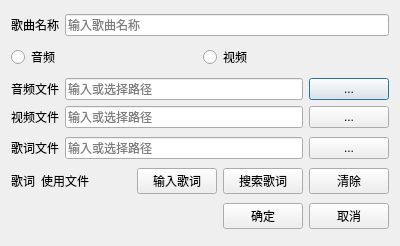
<?xml version="1.0" encoding="UTF-8"?>
<ui version="4.0">
 <class>qDialog_addFromLocal</class>
 <widget class="QDialog" name="qDialog_addFromLocal">
  <property name="geometry">
   <rect>
    <x>0</x>
    <y>0</y>
    <width>400</width>
    <height>246</height>
   </rect>
  </property>
  <property name="windowTitle">
   <string>导入本地文件</string>
  </property>
  <layout class="QVBoxLayout" name="verticalLayout">
   <item>
    <layout class="QHBoxLayout" name="horizontalLayout">
     <item>
      <widget class="QLabel" name="label_4">
       <property name="text">
        <string>歌曲名称</string>
       </property>
      </widget>
     </item>
     <item>
      <widget class="QLineEdit" name="qLineEdit_title">
       <property name="placeholderText">
        <string>输入歌曲名称</string>
       </property>
      </widget>
     </item>
    </layout>
   </item>
   <item>
    <layout class="QHBoxLayout" name="horizontalLayout_2">
     <item>
      <widget class="QRadioButton" name="qRadioButton_audio">
       <property name="text">
        <string>音频</string>
       </property>
      </widget>
     </item>
     <item>
      <widget class="QRadioButton" name="qRadioButton_vedio">
       <property name="text">
        <string>视频</string>
       </property>
      </widget>
     </item>
    </layout>
   </item>
   <item>
    <layout class="QGridLayout" name="gridLayout">
     <item row="0" column="0">
      <widget class="QLabel" name="label">
       <property name="text">
        <string>音频文件</string>
       </property>
      </widget>
     </item>
     <item row="0" column="1">
      <widget class="QLineEdit" name="qLineEdit_vpath">
       <property name="placeholderText">
        <string>输入或选择路径</string>
       </property>
      </widget>
     </item>
     <item row="0" column="2">
      <widget class="QPushButton" name="qPushButton_bf_a">
       <property name="text">
        <string>...</string>
       </property>
      </widget>
     </item>
     <item row="1" column="0">
      <widget class="QLabel" name="label_2">
       <property name="text">
        <string>视频文件</string>
       </property>
      </widget>
     </item>
     <item row="1" column="1">
      <widget class="QLineEdit" name="qLineEdit_apath">
       <property name="placeholderText">
        <string>输入或选择路径</string>
       </property>
      </widget>
     </item>
     <item row="1" column="2">
      <widget class="QPushButton" name="qPushButton_bf_v">
       <property name="text">
        <string>...</string>
       </property>
      </widget>
     </item>
    </layout>
   </item>
   <item>
    <layout class="QHBoxLayout" name="horizontalLayout_3">
     <item>
      <widget class="QLabel" name="label_3">
       <property name="text">
        <string>歌词文件</string>
       </property>
      </widget>
     </item>
     <item>
      <widget class="QLineEdit" name="qLineEdit_lpath">
       <property name="placeholderText">
        <string>输入或选择路径</string>
       </property>
      </widget>
     </item>
     <item>
      <widget class="QPushButton" name="qPushButton_bf_l">
       <property name="text">
        <string>...</string>
       </property>
      </widget>
     </item>
    </layout>
   </item>
   <item>
    <layout class="QHBoxLayout" name="horizontalLayout_4">
     <item>
      <widget class="QLabel" name="label_6">
       <property name="text">
        <string>歌词</string>
       </property>
      </widget>
     </item>
     <item>
      <widget class="QLabel" name="qLabel_lyric">
       <property name="text">
        <string>使用文件</string>
       </property>
      </widget>
     </item>
     <item>
      <spacer name="horizontalSpacer">
       <property name="orientation">
        <enum>Qt::Horizontal</enum>
       </property>
       <property name="sizeHint" stdset="0">
        <size>
         <width>40</width>
         <height>20</height>
        </size>
       </property>
      </spacer>
     </item>
     <item>
      <widget class="QPushButton" name="qPushButton_input_lyric">
       <property name="text">
        <string>输入歌词</string>
       </property>
      </widget>
     </item>
     <item>
      <widget class="QPushButton" name="qPushButton_search_lyric">
       <property name="text">
        <string>搜索歌词</string>
       </property>
      </widget>
     </item>
     <item>
      <widget class="QPushButton" name="qPushButton_clear_lyric">
       <property name="text">
        <string>清除</string>
       </property>
      </widget>
     </item>
    </layout>
   </item>
   <item>
    <layout class="QHBoxLayout" name="horizontalLayout_5">
     <item>
      <spacer name="horizontalSpacer_2">
       <property name="orientation">
        <enum>Qt::Horizontal</enum>
       </property>
       <property name="sizeHint" stdset="0">
        <size>
         <width>40</width>
         <height>20</height>
        </size>
       </property>
      </spacer>
     </item>
     <item>
      <widget class="QPushButton" name="qPushButton_submit">
       <property name="text">
        <string>确定</string>
       </property>
      </widget>
     </item>
     <item>
      <widget class="QPushButton" name="qPushButton_quit">
       <property name="text">
        <string>取消</string>
       </property>
      </widget>
     </item>
    </layout>
   </item>
  </layout>
 </widget>
 <resources/>
 <connections/>
</ui>
